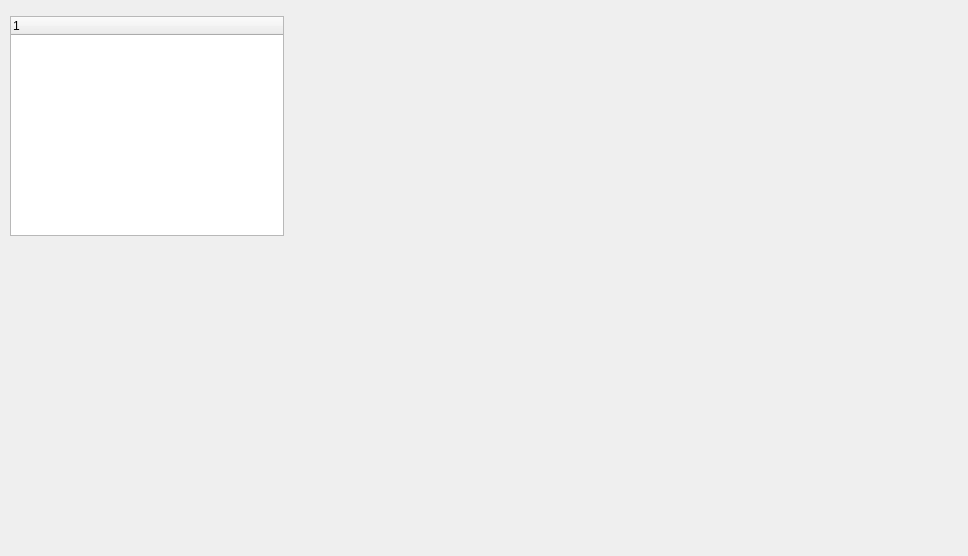
<?xml version="1.0" encoding="UTF-8"?>
<ui version="4.0">
 <class>FileTreeListWidget</class>
 <widget class="QWidget" name="FileTreeListWidget">
  <property name="geometry">
   <rect>
    <x>0</x>
    <y>0</y>
    <width>968</width>
    <height>556</height>
   </rect>
  </property>
  <property name="windowTitle">
   <string>Form</string>
  </property>
  <widget class="QWidget" name="widget_left" native="true">
   <property name="geometry">
    <rect>
     <x>10</x>
     <y>10</y>
     <width>274</width>
     <height>226</height>
    </rect>
   </property>
   <property name="styleSheet">
    <string notr="true"/>
   </property>
   <layout class="QVBoxLayout" name="verticalLayout">
    <item>
     <widget class="QWidget" name="widget" native="true"/>
    </item>
    <item>
     <widget class="QTreeWidget" name="treeWidget">
      <column>
       <property name="text">
        <string notr="true">1</string>
       </property>
      </column>
     </widget>
    </item>
   </layout>
  </widget>
  <widget class="QWidget" name="widget_right" native="true">
   <property name="geometry">
    <rect>
     <x>490</x>
     <y>40</y>
     <width>211</width>
     <height>311</height>
    </rect>
   </property>
  </widget>
 </widget>
 <resources/>
 <connections/>
</ui>
